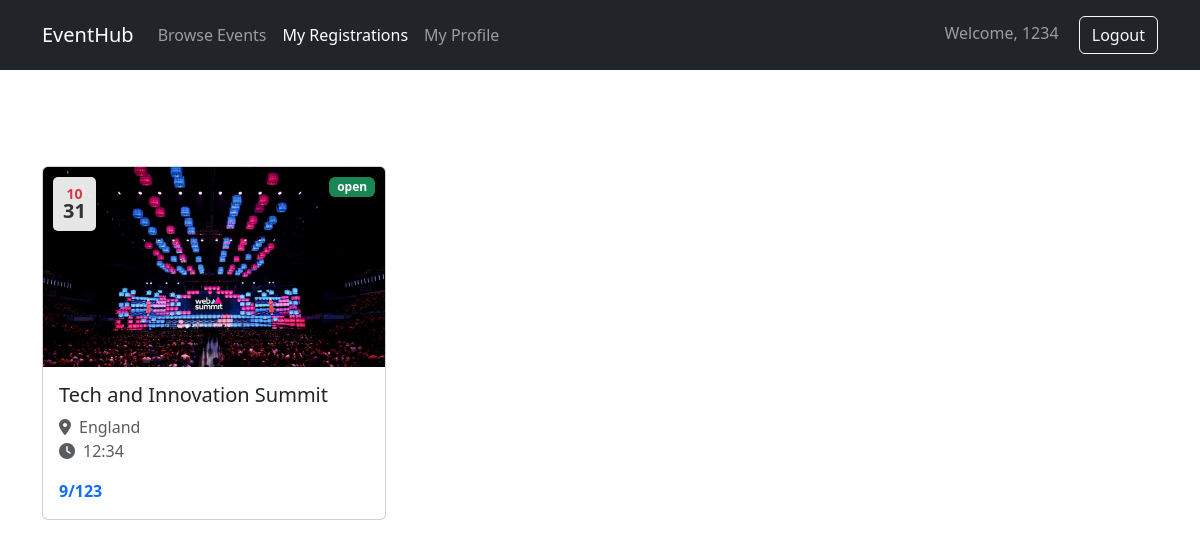
The page /user-event.php (signed in) on the database its author committed.
### tables this page shows
CREATE TABLE `users` (
  `user_id` varchar(5) NOT NULL,
  `name` varchar(100) NOT NULL,
  `email` varchar(100) NOT NULL,
  `password` varchar(500) NOT NULL,
  `role` enum('admin','user') NOT NULL DEFAULT 'user',
  `created_at` timestamp NOT NULL DEFAULT current_timestamp() ON UPDATE current_timestamp()
);

CREATE TABLE `registrations` (
  `User_id` varchar(5) NOT NULL,
  `Event_id` varchar(5) NOT NULL,
  `Tnggal_daftar` timestamp NOT NULL DEFAULT current_timestamp() ON UPDATE current_timestamp()
);

CREATE TABLE `events` (
  `event_id` varchar(5) NOT NULL,
  `event_name` varchar(150) NOT NULL,
  `event_status` varchar(50) NOT NULL,
  `event_date` date NOT NULL,
  `event_time` time NOT NULL,
  `location` varchar(200) NOT NULL,
  `description` varchar(200) DEFAULT NULL,
  `curr_participants` int(11) NOT NULL,
  `max_participants` int(11) DEFAULT NULL,
  `banner_name` varchar(70) NOT NULL,
  `banner_url` varchar(200) DEFAULT NULL
);

### user-event.php (the view, shortened to what this page needs)
<?php
require_once "connection.php";
$fetchUserSQL = "SELECT name FROM users WHERE user_id = ?";
$stmt = $connection->prepare($fetchUserSQL);
$stmt->execute([$_SESSION["user_id"]]);
$userData = $stmt->fetch(PDO::FETCH_ASSOC);
$userName = $userData ? $userData['name'] : '';
?>
<!DOCTYPE html>
<html lang="en">
<head>
    <link href="https://cdn.jsdelivr.net/npm/bootstrap@5.3.0/dist/css/bootstrap.min.css" rel="stylesheet">
    <link rel="stylesheet" href="https://cdnjs.cloudflare.com/ajax/libs/font-awesome/6.4.0/css/all.min.css">
</head>
<body>
    <?php
    $sql = "SELECT * FROM events AS e JOIN registrations AS r ON (e.event_id = r.event_id) WHERE r.user_id = ?";
    $stmt = $connection->prepare($sql);
    $stmt->execute([$_SESSION['user_id']]);
    ?>
   <nav class="navbar navbar-expand-lg navbar-dark bg-dark">
        <div class="container">
            <a class="navbar-brand" href="index.php">EventHub</a>
            <div class="collapse navbar-collapse" id="navbarNav">
                <ul class="navbar-nav me-auto">
                    <li class="nav-item">
                        <a class="nav-link" href="index.php">Browse Events</a>
                    </li>
                    <li class="nav-item">
                        <a class="nav-link active" href="user-event.php">My Registrations</a>
                    </li>
                    <li class="nav-item">
                        <a class="nav-link " href="user-profile.php">My Profile</a>
                    </li>
                </ul>
                <span class="navbar-text">
                    Welcome, <span id="userName"><?= htmlspecialchars($userName) ?></span>
                    <button class="btn btn-outline-light ms-3" onclick="logout()">Logout</button>
                </span>
            </div>
        </div>
    </nav>
    <div class="container pe-5">
    <div class="container py-5">
</div>
        <div class="row g-4" id="eventsContainer">
            <?php
            while($Events = $stmt->fetch(PDO::FETCH_ASSOC)){
                $idx = (int) substr($Events['event_id'], 1);
                $ymd = explode('-',$Events['event_date']);
                $month = $ymd[1];
                $date = $ymd[2];
                $CompleteTime = explode(':',$Events['event_time']);
                $eventTime = $CompleteTime[0].':'.$CompleteTime[1];
                $badgeClass = 'bg-primary';
                if ($Events['event_status'] === 'open') {
                    $badgeClass = 'bg-success';
                } elseif ($Events['event_status'] === 'cancelled') {
                    $badgeClass = 'bg-warning';
                } elseif ($Events['event_status'] === 'closed') {
                    $badgeClass = 'bg-danger';
                }
                ?>
                <div class="col-md-4">
    <div class="card event-card" onclick="updateEvent(<?= $idx ?>)" style="cursor: pointer;">
        <div class="date-badge">
            <div class="month"><?= htmlspecialchars($month) ?></div>
            <div class="day"><?= htmlspecialchars($date) ?></div>
        </div>
        <img src=<?= 'banner/'.htmlspecialchars($Events['banner_url']) ?> class="card-img-top" alt=<?= $Events['banner_name'] ?>>
        <span class="category-badge badge <?= $badgeClass ?>"><?= htmlspecialchars( $Events['event_status']) ?></span>
        <div class="card-body">
            <h5 class="card-title"><?= htmlspecialchars( $Events['event_name']) ?></h5>
            <p class="card-text text-muted">
                <i class="fas fa-map-marker-alt me-2"></i><?= htmlspecialchars($Events['location']) ?><br>
                <i class="fas fa-clock me-2"></i><?= htmlspecialchars($eventTime) ?>
            </p>
            <div class="d-flex justify-content-between align-items-center">
                <span class="text-primary fw-bold"><?= htmlspecialchars($Events['curr_participants']).'/'. htmlspecialchars($Events['max_participants']) ?></span>
            </div>
        </div>
    </div>
</div>
            <?php
            }
            ?>
        </div>
    </div>
</body>
</html>

### user-event.php (style rules this page uses)
.event-card { transition: transform 0.3s ease-in-out; cursor: pointer; height: 100%; }
.card-img-top { height: 200px; object-fit: cover; }
.category-badge { position: absolute; top: 10px; right: 10px; }
.date-badge { position: absolute; top: 10px; left: 10px; background: rgba(255, 255, 255, 0.9); padding: 10px; border-radius: 5px; text-align: center; line-height: 1; }
.date-badge .month { font-size: 14px; font-weight: bold; color: #dc3545; }
.date-badge .day { font-size: 20px; font-weight: bold; color: #333; }

### rows shown on the page
users: name "1234"
registrations: Event.event_date "10", Event.event_date "31", Event.banner_name (picture), Event.event_status "open", Event.event_name "Tech and Innovation Summit", Event.location "England", Event.event_time "12:34", Event.curr_participants "9", Event.max_participants "123"
